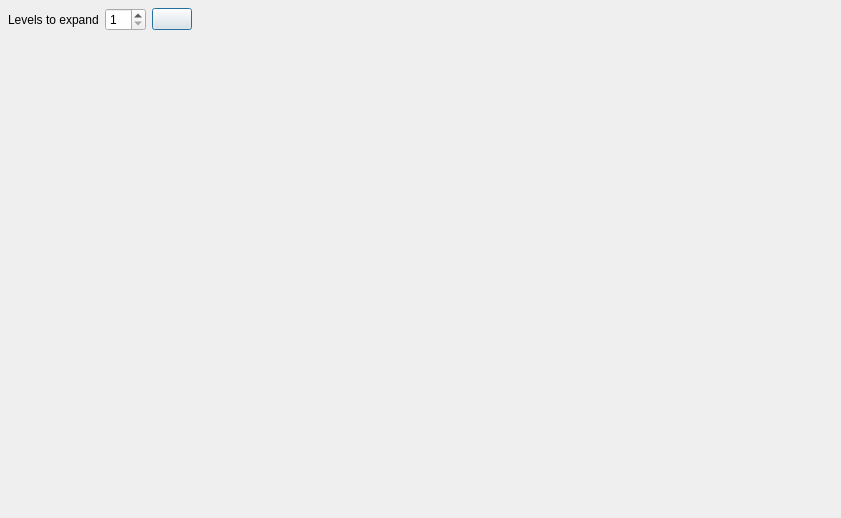
<?xml version="1.0" encoding="UTF-8"?>
<ui version="4.0">
 <class>BusViewerWindow</class>
 <widget class="QDialog" name="BusViewerWindow">
  <property name="geometry">
   <rect>
    <x>0</x>
    <y>0</y>
    <width>841</width>
    <height>518</height>
   </rect>
  </property>
  <property name="windowTitle">
   <string>Bus viewer</string>
  </property>
  <property name="windowIcon">
   <iconset resource="icons.qrc">
    <normaloff>:/Icons/icons/automatic_layout.svg</normaloff>:/Icons/icons/automatic_layout.svg</iconset>
  </property>
  <layout class="QVBoxLayout" name="verticalLayout">
   <property name="leftMargin">
    <number>0</number>
   </property>
   <property name="topMargin">
    <number>0</number>
   </property>
   <property name="rightMargin">
    <number>0</number>
   </property>
   <property name="bottomMargin">
    <number>0</number>
   </property>
   <item>
    <widget class="QFrame" name="toolsFrame">
     <property name="maximumSize">
      <size>
       <width>16777215</width>
       <height>40</height>
      </size>
     </property>
     <property name="frameShape">
      <enum>QFrame::NoFrame</enum>
     </property>
     <property name="frameShadow">
      <enum>QFrame::Raised</enum>
     </property>
     <layout class="QGridLayout" name="gridLayout">
      <property name="leftMargin">
       <number>8</number>
      </property>
      <property name="topMargin">
       <number>0</number>
      </property>
      <property name="rightMargin">
       <number>8</number>
      </property>
      <property name="bottomMargin">
       <number>0</number>
      </property>
      <item row="0" column="2">
       <widget class="QPushButton" name="drawButton">
        <property name="toolTip">
         <string>Draw schematic</string>
        </property>
        <property name="text">
         <string/>
        </property>
        <property name="icon">
         <iconset resource="icons.qrc">
          <normaloff>:/Icons/icons/automatic_layout.svg</normaloff>:/Icons/icons/automatic_layout.svg</iconset>
        </property>
       </widget>
      </item>
      <item row="0" column="0">
       <widget class="QLabel" name="label_2">
        <property name="text">
         <string>Levels to expand</string>
        </property>
       </widget>
      </item>
      <item row="0" column="3">
       <spacer name="horizontalSpacer">
        <property name="orientation">
         <enum>Qt::Horizontal</enum>
        </property>
        <property name="sizeHint" stdset="0">
         <size>
          <width>621</width>
          <height>20</height>
         </size>
        </property>
       </spacer>
      </item>
      <item row="0" column="1">
       <widget class="QSpinBox" name="levelSpinBox">
        <property name="minimum">
         <number>1</number>
        </property>
       </widget>
      </item>
      <item row="0" column="4">
       <widget class="QLabel" name="busNameLabel">
        <property name="text">
         <string>    </string>
        </property>
       </widget>
      </item>
     </layout>
    </widget>
   </item>
   <item>
    <widget class="QFrame" name="editorFrame">
     <property name="frameShape">
      <enum>QFrame::NoFrame</enum>
     </property>
     <property name="frameShadow">
      <enum>QFrame::Raised</enum>
     </property>
     <layout class="QVBoxLayout" name="verticalLayout_2">
      <property name="leftMargin">
       <number>0</number>
      </property>
      <property name="topMargin">
       <number>0</number>
      </property>
      <property name="rightMargin">
       <number>0</number>
      </property>
      <property name="bottomMargin">
       <number>0</number>
      </property>
      <item>
       <layout class="QVBoxLayout" name="editorLayout"/>
      </item>
     </layout>
    </widget>
   </item>
  </layout>
  <action name="actionCopy_to_clipboard">
   <property name="icon">
    <iconset>
     <normaloff>:/Icons/icons/copy.svg</normaloff>:/Icons/icons/copy.svg</iconset>
   </property>
   <property name="text">
    <string>Copy to clipboard</string>
   </property>
  </action>
  <action name="actionSave">
   <property name="icon">
    <iconset>
     <normaloff>:/Icons/icons/import_profiles.svg</normaloff>:/Icons/icons/import_profiles.svg</iconset>
   </property>
   <property name="text">
    <string>Save</string>
   </property>
  </action>
 </widget>
 <resources>
  <include location="icons.qrc"/>
 </resources>
 <connections/>
</ui>
